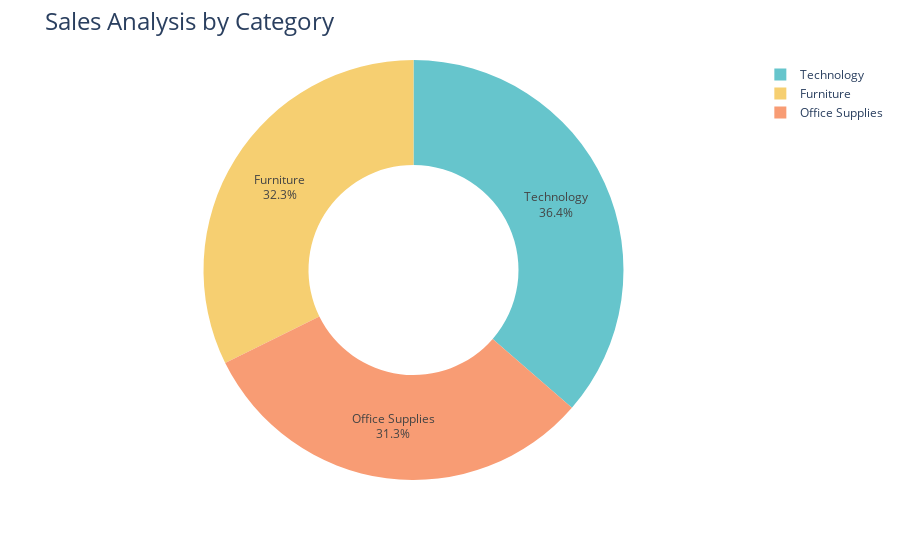

Write notebook code for a chart like this one.
### Markdown cell above
# Sales Analysis by Category

### Code cell
sales_by_category = data.groupby('Category')['Sales'].sum().reset_index()


fig = px.pie(sales_by_category, 
             values='Sales', 
             names='Category', 
             hole=0.5, 
             color_discrete_sequence=px.colors.qualitative.Pastel)

fig.update_traces(textposition='inside', textinfo='percent+label')
fig.update_layout(title_text='Sales Analysis by Category', title_font=dict(size=24))

fig.show()

### Figure 1 — Plotly figure (JSON) as saved in the notebook; plotly's stock layout.template omitted (floating-point values rounded to 4 significant figures)
{"data": [{"domain": {"x": [0, 1], "y": [0, 1]}, "hole": 0.5, "hovertemplate": "Category=%{label}<br>Sales=%{value}<extra></extra>", "labels": ["Furniture", "Office Supplies", "Technology"], "legendgroup": "", "name": "", "showlegend": true, "textinfo": "percent+label", "textposition": "inside", "type": "pie", "values": [742000.0, 719000.0, 836200.0]}], "layout": {"legend": {"tracegroupgap": 0}, "margin": {"t": 60}, "piecolorway": ["rgb(102, 197, 204)", "rgb(246, 207, 113)", "rgb(248, 156, 116)", "rgb(220, 176, 242)", "rgb(135, 197, 95)", "rgb(158, 185, 243)", "rgb(254, 136, 177)", "rgb(201, 219, 116)", "rgb(139, 224, 164)", "rgb(180, 151, 231)", "rgb(179, 179, 179)"], "title": {"font": {"size": 24}, "text": "Sales Analysis by Category"}}}
